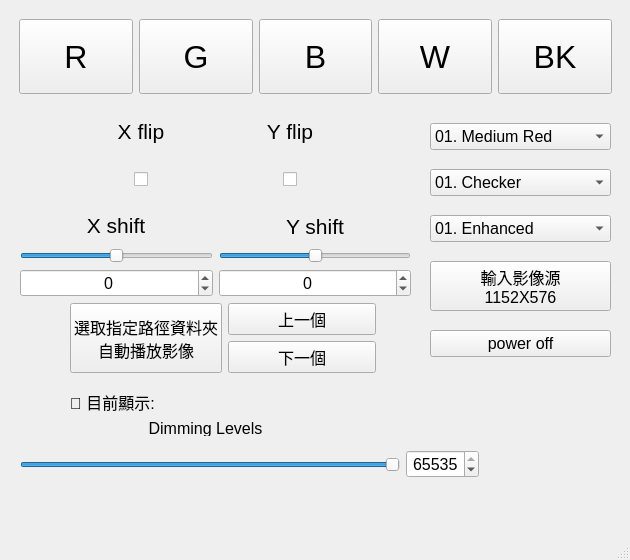
<?xml version="1.0" encoding="UTF-8"?>
<ui version="4.0">
 <class>MainWindow</class>
 <widget class="QMainWindow" name="MainWindow">
  <property name="geometry">
   <rect>
    <x>0</x>
    <y>0</y>
    <width>630</width>
    <height>560</height>
   </rect>
  </property>
  <property name="sizePolicy">
   <sizepolicy hsizetype="Expanding" vsizetype="Expanding">
    <horstretch>0</horstretch>
    <verstretch>0</verstretch>
   </sizepolicy>
  </property>
  <property name="minimumSize">
   <size>
    <width>0</width>
    <height>0</height>
   </size>
  </property>
  <property name="sizeIncrement">
   <size>
    <width>0</width>
    <height>0</height>
   </size>
  </property>
  <property name="windowTitle">
   <string>MainWindow</string>
  </property>
  <property name="iconSize">
   <size>
    <width>24</width>
    <height>24</height>
   </size>
  </property>
  <widget class="QWidget" name="centralwidget">
   <widget class="QFrame" name="horizontalFrame">
    <property name="geometry">
     <rect>
      <x>10</x>
      <y>10</y>
      <width>611</width>
      <height>91</height>
     </rect>
    </property>
    <layout class="QHBoxLayout" name="horizontalLayout">
     <property name="sizeConstraint">
      <enum>QLayout::SizeConstraint::SetDefaultConstraint</enum>
     </property>
     <item>
      <widget class="QPushButton" name="btn_r">
       <property name="sizePolicy">
        <sizepolicy hsizetype="Minimum" vsizetype="Maximum">
         <horstretch>0</horstretch>
         <verstretch>0</verstretch>
        </sizepolicy>
       </property>
       <property name="minimumSize">
        <size>
         <width>0</width>
         <height>75</height>
        </size>
       </property>
       <property name="font">
        <font>
         <pointsize>24</pointsize>
        </font>
       </property>
       <property name="text">
        <string>R</string>
       </property>
      </widget>
     </item>
     <item>
      <widget class="QPushButton" name="btn_g">
       <property name="sizePolicy">
        <sizepolicy hsizetype="Minimum" vsizetype="Maximum">
         <horstretch>0</horstretch>
         <verstretch>0</verstretch>
        </sizepolicy>
       </property>
       <property name="minimumSize">
        <size>
         <width>75</width>
         <height>75</height>
        </size>
       </property>
       <property name="font">
        <font>
         <pointsize>24</pointsize>
        </font>
       </property>
       <property name="text">
        <string>G</string>
       </property>
      </widget>
     </item>
     <item>
      <widget class="QPushButton" name="btn_b">
       <property name="sizePolicy">
        <sizepolicy hsizetype="Minimum" vsizetype="Maximum">
         <horstretch>0</horstretch>
         <verstretch>0</verstretch>
        </sizepolicy>
       </property>
       <property name="minimumSize">
        <size>
         <width>75</width>
         <height>75</height>
        </size>
       </property>
       <property name="maximumSize">
        <size>
         <width>16777215</width>
         <height>16777215</height>
        </size>
       </property>
       <property name="sizeIncrement">
        <size>
         <width>0</width>
         <height>0</height>
        </size>
       </property>
       <property name="font">
        <font>
         <pointsize>24</pointsize>
        </font>
       </property>
       <property name="text">
        <string>B</string>
       </property>
      </widget>
     </item>
     <item>
      <widget class="QPushButton" name="btn_w">
       <property name="sizePolicy">
        <sizepolicy hsizetype="Minimum" vsizetype="Maximum">
         <horstretch>0</horstretch>
         <verstretch>0</verstretch>
        </sizepolicy>
       </property>
       <property name="minimumSize">
        <size>
         <width>75</width>
         <height>75</height>
        </size>
       </property>
       <property name="font">
        <font>
         <pointsize>24</pointsize>
        </font>
       </property>
       <property name="text">
        <string>W</string>
       </property>
      </widget>
     </item>
     <item>
      <widget class="QPushButton" name="btn_bk">
       <property name="enabled">
        <bool>true</bool>
       </property>
       <property name="sizePolicy">
        <sizepolicy hsizetype="Minimum" vsizetype="Maximum">
         <horstretch>0</horstretch>
         <verstretch>0</verstretch>
        </sizepolicy>
       </property>
       <property name="minimumSize">
        <size>
         <width>75</width>
         <height>75</height>
        </size>
       </property>
       <property name="font">
        <font>
         <pointsize>24</pointsize>
        </font>
       </property>
       <property name="text">
        <string>BK</string>
       </property>
      </widget>
     </item>
    </layout>
   </widget>
   <widget class="QWidget" name="gridLayoutWidget">
    <property name="geometry">
     <rect>
      <x>70</x>
      <y>110</y>
      <width>291</width>
      <height>91</height>
     </rect>
    </property>
    <layout class="QGridLayout" name="gridLayout">
     <item row="0" column="0" alignment="Qt::AlignmentFlag::AlignHCenter">
      <widget class="QLabel" name="ShortAxisFlip">
       <property name="minimumSize">
        <size>
         <width>120</width>
         <height>0</height>
        </size>
       </property>
       <property name="font">
        <font>
         <pointsize>16</pointsize>
        </font>
       </property>
       <property name="text">
        <string>X flip</string>
       </property>
       <property name="alignment">
        <set>Qt::AlignmentFlag::AlignCenter</set>
       </property>
      </widget>
     </item>
     <item row="1" column="0" alignment="Qt::AlignmentFlag::AlignHCenter|Qt::AlignmentFlag::AlignVCenter">
      <widget class="QCheckBox" name="LongAxisFlip_checkBox">
       <property name="text">
        <string/>
       </property>
      </widget>
     </item>
     <item row="1" column="1" alignment="Qt::AlignmentFlag::AlignHCenter|Qt::AlignmentFlag::AlignVCenter">
      <widget class="QCheckBox" name="ShortAxisFlip_checkBox">
       <property name="sizePolicy">
        <sizepolicy hsizetype="Minimum" vsizetype="Fixed">
         <horstretch>0</horstretch>
         <verstretch>0</verstretch>
        </sizepolicy>
       </property>
       <property name="text">
        <string/>
       </property>
      </widget>
     </item>
     <item row="0" column="1">
      <widget class="QLabel" name="LongAxisFlip">
       <property name="minimumSize">
        <size>
         <width>120</width>
         <height>0</height>
        </size>
       </property>
       <property name="font">
        <font>
         <pointsize>16</pointsize>
        </font>
       </property>
       <property name="text">
        <string>Y flip</string>
       </property>
       <property name="alignment">
        <set>Qt::AlignmentFlag::AlignCenter</set>
       </property>
      </widget>
     </item>
    </layout>
   </widget>
   <widget class="QWidget" name="gridLayoutWidget_2">
    <property name="geometry">
     <rect>
      <x>20</x>
      <y>210</y>
      <width>391</width>
      <height>87</height>
     </rect>
    </property>
    <layout class="QGridLayout" name="gridLayout_2">
     <item row="0" column="0" alignment="Qt::AlignmentFlag::AlignHCenter|Qt::AlignmentFlag::AlignVCenter">
      <widget class="QLabel" name="Xshift">
       <property name="minimumSize">
        <size>
         <width>120</width>
         <height>0</height>
        </size>
       </property>
       <property name="font">
        <font>
         <pointsize>16</pointsize>
        </font>
       </property>
       <property name="text">
        <string>X shift</string>
       </property>
       <property name="alignment">
        <set>Qt::AlignmentFlag::AlignCenter</set>
       </property>
      </widget>
     </item>
     <item row="2" column="0">
      <widget class="QSpinBox" name="x_spinBox">
       <property name="sizePolicy">
        <sizepolicy hsizetype="Minimum" vsizetype="Fixed">
         <horstretch>0</horstretch>
         <verstretch>0</verstretch>
        </sizepolicy>
       </property>
       <property name="font">
        <font>
         <pointsize>12</pointsize>
        </font>
       </property>
       <property name="wrapping">
        <bool>false</bool>
       </property>
       <property name="alignment">
        <set>Qt::AlignmentFlag::AlignCenter</set>
       </property>
       <property name="minimum">
        <number>-115</number>
       </property>
       <property name="maximum">
        <number>115</number>
       </property>
       <property name="stepType">
        <enum>QAbstractSpinBox::StepType::DefaultStepType</enum>
       </property>
      </widget>
     </item>
     <item row="0" column="1" alignment="Qt::AlignmentFlag::AlignHCenter">
      <widget class="QLabel" name="Yshift">
       <property name="minimumSize">
        <size>
         <width>120</width>
         <height>0</height>
        </size>
       </property>
       <property name="font">
        <font>
         <pointsize>16</pointsize>
        </font>
       </property>
       <property name="text">
        <string>Y shift</string>
       </property>
       <property name="alignment">
        <set>Qt::AlignmentFlag::AlignCenter</set>
       </property>
      </widget>
     </item>
     <item row="2" column="1">
      <widget class="QSpinBox" name="y_spinBox">
       <property name="minimumSize">
        <size>
         <width>60</width>
         <height>0</height>
        </size>
       </property>
       <property name="font">
        <font>
         <pointsize>12</pointsize>
        </font>
       </property>
       <property name="alignment">
        <set>Qt::AlignmentFlag::AlignCenter</set>
       </property>
       <property name="buttonSymbols">
        <enum>QAbstractSpinBox::ButtonSymbols::UpDownArrows</enum>
       </property>
       <property name="minimum">
        <number>-144</number>
       </property>
       <property name="maximum">
        <number>144</number>
       </property>
      </widget>
     </item>
     <item row="1" column="0">
      <widget class="QSlider" name="horizontal_slider">
       <property name="sizePolicy">
        <sizepolicy hsizetype="Minimum" vsizetype="Fixed">
         <horstretch>0</horstretch>
         <verstretch>0</verstretch>
        </sizepolicy>
       </property>
       <property name="minimum">
        <number>-115</number>
       </property>
       <property name="maximum">
        <number>115</number>
       </property>
       <property name="pageStep">
        <number>1</number>
       </property>
       <property name="orientation">
        <enum>Qt::Orientation::Horizontal</enum>
       </property>
      </widget>
     </item>
     <item row="1" column="1">
      <widget class="QSlider" name="vertical_slider">
       <property name="sizePolicy">
        <sizepolicy hsizetype="Minimum" vsizetype="Fixed">
         <horstretch>0</horstretch>
         <verstretch>0</verstretch>
        </sizepolicy>
       </property>
       <property name="minimum">
        <number>-144</number>
       </property>
       <property name="maximum">
        <number>144</number>
       </property>
       <property name="pageStep">
        <number>1</number>
       </property>
       <property name="orientation">
        <enum>Qt::Orientation::Horizontal</enum>
       </property>
      </widget>
     </item>
    </layout>
   </widget>
   <widget class="QLabel" name="Dimminglevels">
    <property name="enabled">
     <bool>true</bool>
    </property>
    <property name="geometry">
     <rect>
      <x>120</x>
      <y>420</y>
      <width>171</width>
      <height>16</height>
     </rect>
    </property>
    <property name="sizePolicy">
     <sizepolicy hsizetype="Minimum" vsizetype="Preferred">
      <horstretch>0</horstretch>
      <verstretch>0</verstretch>
     </sizepolicy>
    </property>
    <property name="minimumSize">
     <size>
      <width>50</width>
      <height>0</height>
     </size>
    </property>
    <property name="sizeIncrement">
     <size>
      <width>0</width>
      <height>0</height>
     </size>
    </property>
    <property name="baseSize">
     <size>
      <width>0</width>
      <height>0</height>
     </size>
    </property>
    <property name="font">
     <font>
      <pointsize>12</pointsize>
     </font>
    </property>
    <property name="text">
     <string>Dimming Levels</string>
    </property>
    <property name="alignment">
     <set>Qt::AlignmentFlag::AlignCenter</set>
    </property>
   </widget>
   <widget class="QWidget" name="horizontalLayoutWidget">
    <property name="geometry">
     <rect>
      <x>20</x>
      <y>440</y>
      <width>459</width>
      <height>49</height>
     </rect>
    </property>
    <layout class="QHBoxLayout" name="horizontalLayout_2">
     <item>
      <widget class="QSlider" name="dimminglevel_slider">
       <property name="maximum">
        <number>65535</number>
       </property>
       <property name="pageStep">
        <number>1</number>
       </property>
       <property name="value">
        <number>65535</number>
       </property>
       <property name="orientation">
        <enum>Qt::Orientation::Horizontal</enum>
       </property>
      </widget>
     </item>
     <item>
      <widget class="QSpinBox" name="dimming_spinBox">
       <property name="sizePolicy">
        <sizepolicy hsizetype="Minimum" vsizetype="Fixed">
         <horstretch>0</horstretch>
         <verstretch>0</verstretch>
        </sizepolicy>
       </property>
       <property name="font">
        <font>
         <pointsize>12</pointsize>
        </font>
       </property>
       <property name="wrapping">
        <bool>false</bool>
       </property>
       <property name="alignment">
        <set>Qt::AlignmentFlag::AlignCenter</set>
       </property>
       <property name="minimum">
        <number>0</number>
       </property>
       <property name="maximum">
        <number>65535</number>
       </property>
       <property name="stepType">
        <enum>QAbstractSpinBox::StepType::DefaultStepType</enum>
       </property>
       <property name="value">
        <number>65535</number>
       </property>
      </widget>
     </item>
    </layout>
   </widget>
   <widget class="QWidget" name="gridLayoutWidget_3">
    <property name="geometry">
     <rect>
      <x>70</x>
      <y>300</y>
      <width>306</width>
      <height>121</height>
     </rect>
    </property>
    <layout class="QGridLayout" name="gridLayout_3">
     <item row="0" column="0" rowspan="2">
      <layout class="QVBoxLayout" name="verticalLayout">
       <item>
        <layout class="QHBoxLayout" name="horizontalLayout_3">
         <item>
          <widget class="QPushButton" name="btn_choose_folder">
           <property name="sizePolicy">
            <sizepolicy hsizetype="Maximum" vsizetype="Fixed">
             <horstretch>0</horstretch>
             <verstretch>0</verstretch>
            </sizepolicy>
           </property>
           <property name="maximumSize">
            <size>
             <width>400</width>
             <height>200</height>
            </size>
           </property>
           <property name="font">
            <font>
             <pointsize>12</pointsize>
            </font>
           </property>
           <property name="autoFillBackground">
            <bool>false</bool>
           </property>
           <property name="text">
            <string>選取指定路徑資料夾
自動播放影像</string>
           </property>
          </widget>
         </item>
         <item>
          <layout class="QVBoxLayout" name="verticalLayout_2">
           <item>
            <widget class="QPushButton" name="btn_prev">
             <property name="font">
              <font>
               <pointsize>12</pointsize>
              </font>
             </property>
             <property name="text">
              <string>上一個</string>
             </property>
            </widget>
           </item>
           <item>
            <widget class="QPushButton" name="btn_next">
             <property name="font">
              <font>
               <pointsize>12</pointsize>
              </font>
             </property>
             <property name="text">
              <string>下一個</string>
             </property>
            </widget>
           </item>
          </layout>
         </item>
        </layout>
       </item>
      </layout>
     </item>
     <item row="2" column="0">
      <widget class="QLabel" name="windows_path">
       <property name="font">
        <font>
         <pointsize>12</pointsize>
        </font>
       </property>
       <property name="text">
        <string>📂 目前顯示:</string>
       </property>
       <property name="wordWrap">
        <bool>true</bool>
       </property>
      </widget>
     </item>
    </layout>
   </widget>
   <widget class="QWidget" name="verticalLayoutWidget">
    <property name="geometry">
     <rect>
      <x>430</x>
      <y>110</y>
      <width>181</width>
      <height>261</height>
     </rect>
    </property>
    <layout class="QVBoxLayout" name="verticalLayout_3">
     <item>
      <widget class="QComboBox" name="system_mode_select">
       <property name="font">
        <font>
         <pointsize>12</pointsize>
        </font>
       </property>
       <item>
        <property name="text">
         <string>01. Medium Red</string>
        </property>
       </item>
       <item>
        <property name="text">
         <string>02. High Red</string>
        </property>
       </item>
       <item>
        <property name="text">
         <string>03. Medium Green</string>
        </property>
       </item>
       <item>
        <property name="text">
         <string>04. High Green</string>
        </property>
       </item>
      </widget>
     </item>
     <item>
      <widget class="QComboBox" name="execute_batch_command_set">
       <property name="font">
        <font>
         <pointsize>12</pointsize>
        </font>
       </property>
       <item>
        <property name="text">
         <string>01. Checker</string>
        </property>
       </item>
       <item>
        <property name="text">
         <string>02. Color Bars</string>
        </property>
       </item>
       <item>
        <property name="text">
         <string>03. Diagonal Black</string>
        </property>
       </item>
       <item>
        <property name="text">
         <string>04. Diagonal White</string>
        </property>
       </item>
       <item>
        <property name="text">
         <string>05. Grid Black</string>
        </property>
       </item>
       <item>
        <property name="text">
         <string>06. Grid White</string>
        </property>
       </item>
       <item>
        <property name="text">
         <string>07. Hramp</string>
        </property>
       </item>
       <item>
        <property name="text">
         <string>08. Vramp</string>
        </property>
       </item>
       <item>
        <property name="text">
         <string>09. Cyan</string>
        </property>
       </item>
       <item>
        <property name="text">
         <string>10. Magenta</string>
        </property>
       </item>
       <item>
        <property name="text">
         <string>11. Yellow</string>
        </property>
       </item>
       <item>
        <property name="text">
         <string>12. GIS LOGO</string>
        </property>
       </item>
      </widget>
     </item>
     <item>
      <widget class="QComboBox" name="degamma_select">
       <property name="font">
        <font>
         <pointsize>12</pointsize>
        </font>
       </property>
       <item>
        <property name="text">
         <string>01. Enhanced</string>
        </property>
       </item>
       <item>
        <property name="text">
         <string>02. Linear</string>
        </property>
       </item>
      </widget>
     </item>
     <item>
      <widget class="QPushButton" name="btn_windows">
       <property name="font">
        <font>
         <pointsize>12</pointsize>
        </font>
       </property>
       <property name="text">
        <string>輸入影像源
1152X576</string>
       </property>
      </widget>
     </item>
     <item>
      <widget class="QPushButton" name="btn_off">
       <property name="font">
        <font>
         <pointsize>12</pointsize>
        </font>
       </property>
       <property name="text">
        <string>power off</string>
       </property>
      </widget>
     </item>
    </layout>
   </widget>
  </widget>
  <widget class="QMenuBar" name="menubar">
   <property name="geometry">
    <rect>
     <x>0</x>
     <y>0</y>
     <width>630</width>
     <height>33</height>
    </rect>
   </property>
  </widget>
  <widget class="QStatusBar" name="statusbar"/>
 </widget>
 <resources/>
 <connections/>
</ui>
